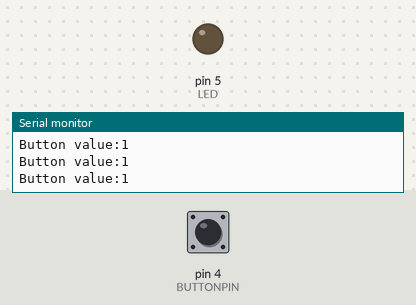
Simulated run of this sketch. Board: Arduino Uno, built with avr-gcc and run on an emulated ATmega328P. Parts: output pins drawn as LEDs (lit = HIGH), the last lines printed to the serial monitor. The inputs (shaded band) are chosen by the test bench; at power-on: pin 4 (BUTTONPIN) HIGH.

Above: at 1.2 s.
1.3 s: pin 4 (BUTTONPIN) pulled LOW for 0.15 s
At 1.4 s:
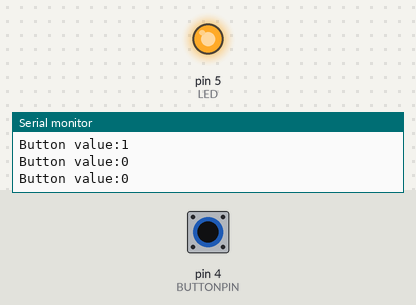
2.9 s: pin 4 (BUTTONPIN) pulled LOW for 3.2 s
At 6.9 s:
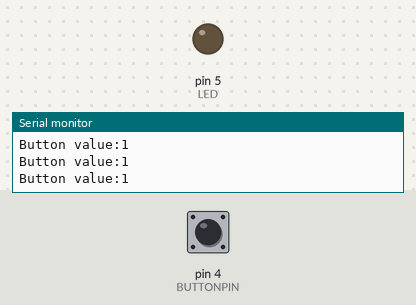
Timing chart, 0 to 8.4 s (numbered marks = the images above; inputs shaded):
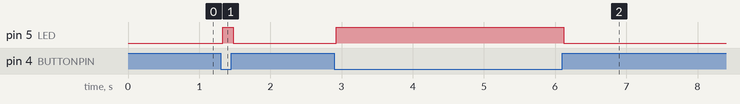

The sketch:

button_pin_led.ino
```cpp
#define BUTTONPIN 4
#define LED 5
void setup() {
  // put your setup code here, to run once:
pinMode(BUTTONPIN,INPUT);
pinMode(LED,OUTPUT);
Serial.begin(9600);

}

void loop() {
  // put your main code here, to run repeatedly:
int state =digitalRead(BUTTONPIN);
Serial.print("Button value:");
Serial.println(state);
if(state==0)
{
  digitalWrite(LED,HIGH);
}
else
{
 digitalWrite(LED,LOW);
}
}
```

Measured:
- after the input at 1.3 s, pin 5 (LED): LOW → HIGH at once, → LOW 0.15 s later
- after the input at 2.9 s, pin 5 (LED): LOW → HIGH at once, → LOW 3.2 s later
